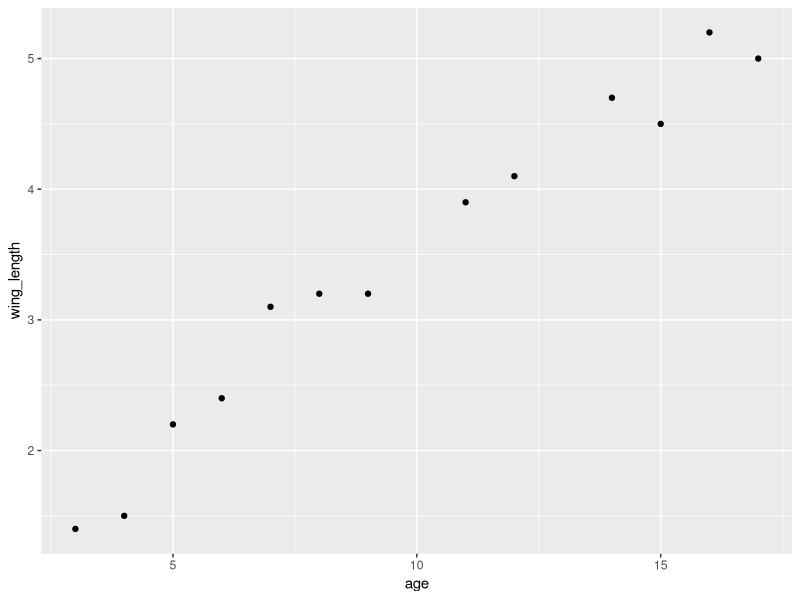
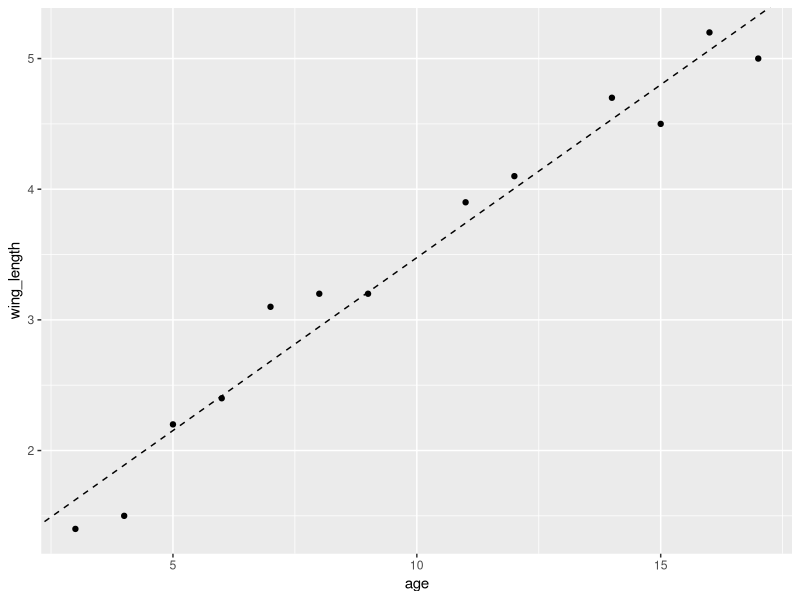
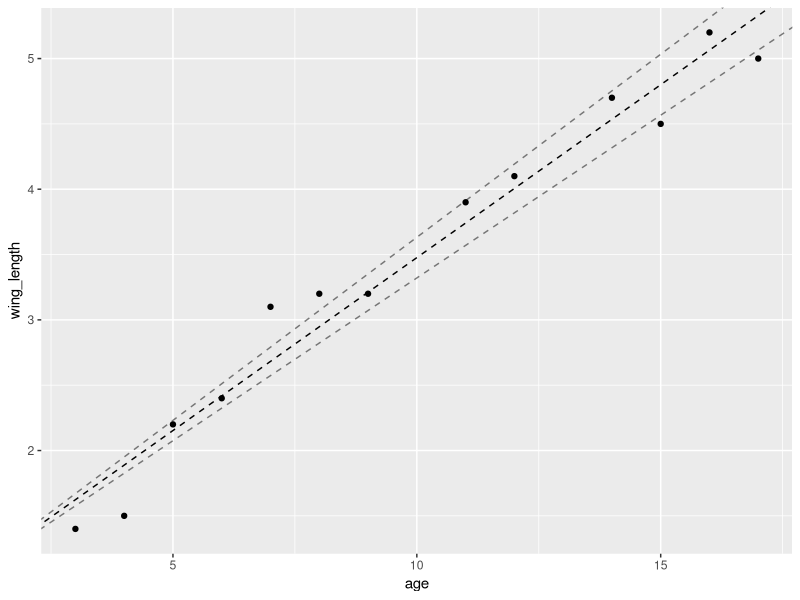
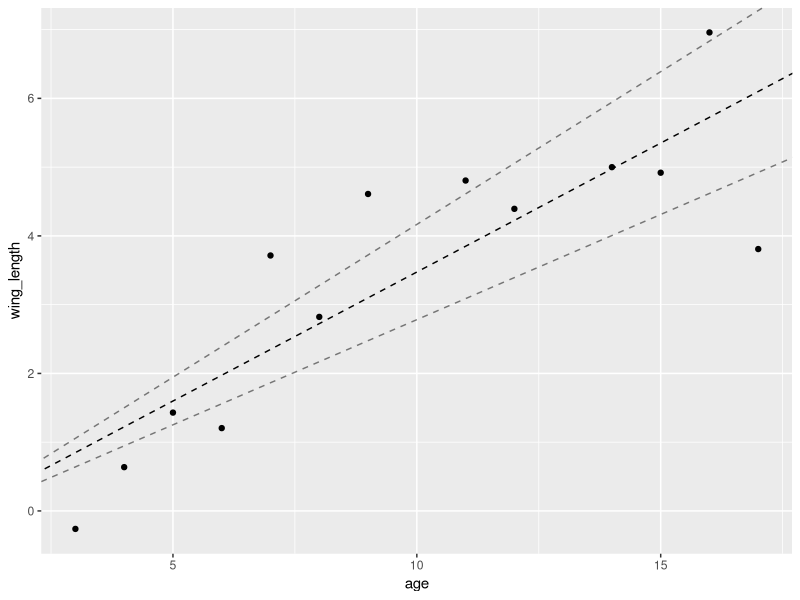

These charts were generated, in order, by the following R code:
#Written by Seth Talyansky on September 29, 2025
library(ggplot2)

data <- data.frame(age = c(3, 4, 5, 6, 7, 8, 9, 11, 12, 14, 15, 16, 17), wing_length = c(1.4, 1.5, 2.2, 2.4, 3.1, 3.2, 3.2, 3.9, 4.1, 4.7, 4.5, 5.2, 5.0))

#Exercise 1
ggplot(data, aes(x=age, y=wing_length)) + geom_point()

#Exercise 2
model <- lm(wing_length ~ age, data=data)
slope <- coef(summary(model))[2]
intercept <- coef(summary(model))[1]
se <- coef(summary(model))[2, 2]
ggplot(data, aes(x=age, y=wing_length)) + geom_point() + geom_abline(slope=slope, intercept=intercept, linetype='dashed')

#Exercise 3
summary(model)
print('The null hypothesis can be rejected at the 0.05 significance level because the P-value associated with the F-statistic is 3.01e-09')

#Exercise 4
ggplot(data, aes(x=age, y=wing_length)) + geom_point() + geom_abline(slope=slope, intercept=intercept, linetype='dashed') + geom_abline(slope=slope-se, intercept=intercept, linetype='dashed', alpha=0.5) + geom_abline(slope=slope+se, intercept=intercept, linetype='dashed', alpha=0.5)

#Exercise 5
print('R^2 is 0.9634')

#Exercise 6
r <- round(0.9635^0.5, 2)
print(paste('Pearson\'s r is', r))

#Exercise 7
data$wing_length <- data$wing_length + rnorm(nrow(data))
model <- lm(wing_length ~ age, data=data)
slope <- coef(summary(model))[2]
intercept <- coef(summary(model))[1]
se <- coef(summary(model))[2, 2]
print(summary(model))
ggplot(data, aes(x=age, y=wing_length)) + geom_point() + geom_abline(slope=slope, intercept=intercept, linetype='dashed') + geom_abline(slope=slope-se, intercept=intercept, linetype='dashed', alpha=0.5) + geom_abline(slope=slope+se, intercept=intercept, linetype='dashed', alpha=0.5)
print('The fit is worse after adding the noise (now R^2 is only 0.36)')